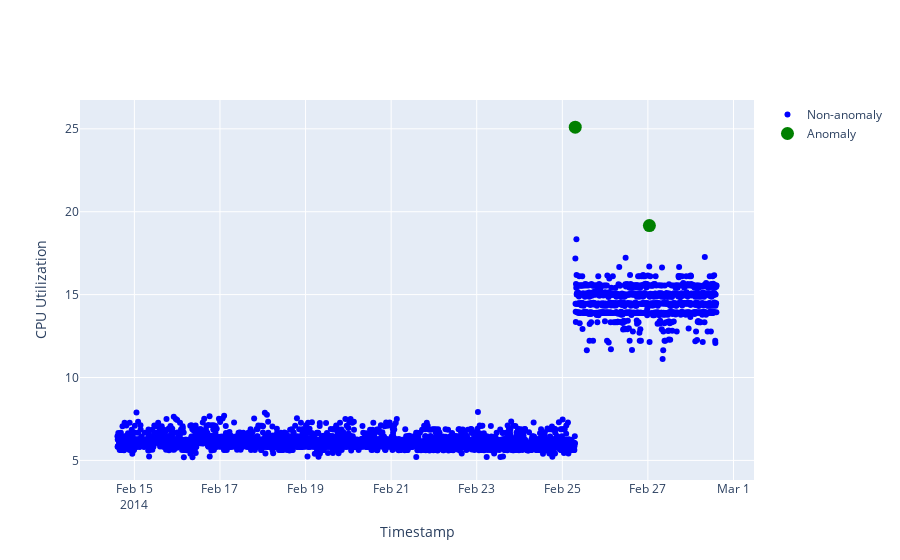

Source (notebook cell):
### Code cell
# Prepare layout w/ titles
layout = dict(xaxis=dict(title='Timestamp'), yaxis=dict(title='CPU Utilization')) 

# Create the figure for plotting the data
fig = go.Figure(layout=layout) 

# Add non-anomaly data to the figure
fig.add_trace(go.Scatter(x=train['timestamp'], y=train['value'], 
                         mode='markers', name='Non-anomaly',
                         marker=dict(color='blue')))

# Add anomaly data to the figure
fig.add_trace(go.Scatter(x=train_anomalies['timestamp'],
                         y=train_anomalies['value'], 
                         mode='markers', name='Anomaly',
                         marker=dict(color='green', size=13)))

### Figure 1 — Plotly figure (JSON) as saved in the notebook; plotly's stock layout.template omitted (floating-point values rounded to 4 significant figures; data arrays with more than 128 entries replaced by an {"elided": "..."} marker saying what was removed)
{"data": [{"marker": {"color": "blue"}, "mode": "markers", "name": "Non-anomaly", "type": "scatter", "x": {"elided": "4032 str values"}, "y": {"elided": "4032 float values"}}, {"marker": {"color": "green", "size": 13}, "mode": "markers", "name": "Anomaly", "type": "scatter", "x": ["2014-02-25T07:15:00", "2014-02-27T00:50:00"], "y": [25.1, 19.16]}], "layout": {"xaxis": {"title": {"text": "Timestamp"}}, "yaxis": {"title": {"text": "CPU Utilization"}}}}
